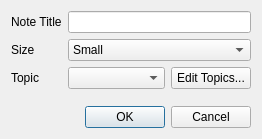
<?xml version="1.0" encoding="UTF-8"?>
<ui version="4.0">
 <class>QuickCreateDlg</class>
 <widget class="QDialog" name="QuickCreateDlg">
  <property name="geometry">
   <rect>
    <x>0</x>
    <y>0</y>
    <width>262</width>
    <height>139</height>
   </rect>
  </property>
  <property name="windowTitle">
   <string>Create Note</string>
  </property>
  <layout class="QVBoxLayout" name="verticalLayout">
   <item>
    <layout class="QFormLayout" name="formLayout">
     <item row="0" column="0">
      <widget class="QLabel" name="label">
       <property name="text">
        <string>Note Title</string>
       </property>
      </widget>
     </item>
     <item row="0" column="1">
      <widget class="QLineEdit" name="titleEdit"/>
     </item>
     <item row="1" column="0">
      <widget class="QLabel" name="label_2">
       <property name="text">
        <string>Size</string>
       </property>
      </widget>
     </item>
     <item row="1" column="1">
      <widget class="QComboBox" name="sizeCombo">
       <item>
        <property name="text">
         <string>Small</string>
        </property>
       </item>
       <item>
        <property name="text">
         <string>Medium</string>
        </property>
       </item>
       <item>
        <property name="text">
         <string>Large</string>
        </property>
       </item>
       <item>
        <property name="text">
         <string>Extra Large</string>
        </property>
       </item>
      </widget>
     </item>
     <item row="2" column="0">
      <widget class="QLabel" name="label_3">
       <property name="text">
        <string>Topic</string>
       </property>
      </widget>
     </item>
     <item row="2" column="1">
      <layout class="QHBoxLayout" name="horizontalLayout">
       <item>
        <widget class="QComboBox" name="topicCombo">
         <property name="sizePolicy">
          <sizepolicy hsizetype="Preferred" vsizetype="Fixed">
           <horstretch>1</horstretch>
           <verstretch>0</verstretch>
          </sizepolicy>
         </property>
        </widget>
       </item>
       <item>
        <widget class="QPushButton" name="topicsButton">
         <property name="text">
          <string>Edit Topics...</string>
         </property>
        </widget>
       </item>
      </layout>
     </item>
    </layout>
   </item>
   <item>
    <spacer name="verticalSpacer">
     <property name="orientation">
      <enum>Qt::Orientation::Vertical</enum>
     </property>
     <property name="sizeHint" stdset="0">
      <size>
       <width>20</width>
       <height>4</height>
      </size>
     </property>
    </spacer>
   </item>
   <item>
    <widget class="QDialogButtonBox" name="buttonBox">
     <property name="standardButtons">
      <set>QDialogButtonBox::StandardButton::Cancel|QDialogButtonBox::StandardButton::Ok</set>
     </property>
    </widget>
   </item>
  </layout>
 </widget>
 <layoutdefault spacing="6" margin="11"/>
 <resources/>
 <connections>
  <connection>
   <sender>buttonBox</sender>
   <signal>rejected()</signal>
   <receiver>QuickCreateDlg</receiver>
   <slot>reject()</slot>
   <hints>
    <hint type="sourcelabel">
     <x>107</x>
     <y>110</y>
    </hint>
    <hint type="destinationlabel">
     <x>107</x>
     <y>65</y>
    </hint>
   </hints>
  </connection>
  <connection>
   <sender>buttonBox</sender>
   <signal>accepted()</signal>
   <receiver>QuickCreateDlg</receiver>
   <slot>accept()</slot>
   <hints>
    <hint type="sourcelabel">
     <x>107</x>
     <y>110</y>
    </hint>
    <hint type="destinationlabel">
     <x>107</x>
     <y>65</y>
    </hint>
   </hints>
  </connection>
 </connections>
</ui>
